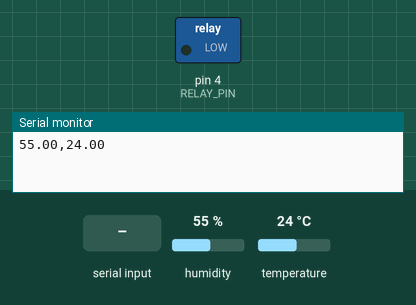
Recording of a sketch running on a simulated Arduino Uno, built with avr-gcc and run on an emulated ATmega328P. Shown: switched loads named in the sketch (green lamp = pin HIGH), the last lines printed to the serial monitor. Inputs (shaded band) come from the test bench; at power-on: humidity 55 %, temperature 24 °C.

Above: at 1.2 s.
1.3 s: "0" received over Serial
At 2.1 s:
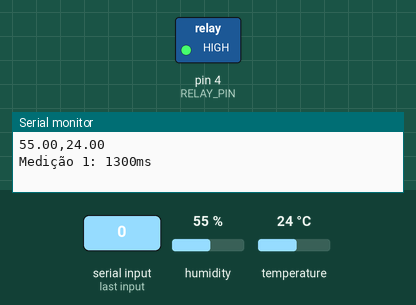
2.8 s: "1" received over Serial
At 4.5 s:
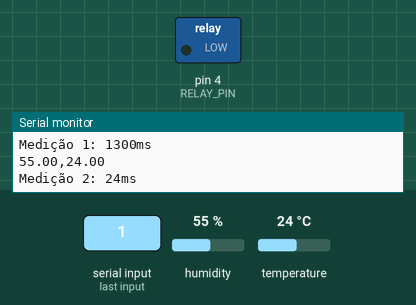
Timing chart, 0 to 6.0 s (numbered marks = the images above; inputs shaded):
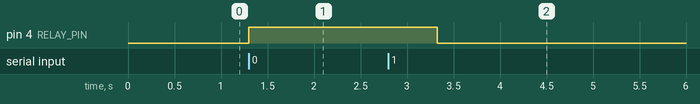

The sketch:

TesteLeituraExecucao.ino
```cpp
// Read DHT11 sensor and send serially to PC

#include <DHT.h>         // Include Adafruit DHT11 Sensors Library

#define DHTPIN 2          // DHT11 Output Pin connection
#define DHTTYPE DHT11     // DHT Type is DHT11
#define RELAY_PIN 4       // Relay PIN

DHT dht(DHTPIN, DHTTYPE);   // Initialize DHT sensor

void setup () {
  dht.begin();
  pinMode(RELAY_PIN, OUTPUT); // Configura o pino do relé como saída
  Serial.begin(9600);         // To see data on serial monitor
}

void loop (){

    for (int i = 0; i < 40; i++) {
      unsigned long startTime = millis();
      float humidity = dht.readHumidity();
      float temperature = dht.readTemperature();
      String dhtData = String(humidity) + "," + String(temperature);
      Serial.println(dhtData);

      while (Serial.available() <= 0)
      {}
      char command = Serial.read(); // Lê um caractere da serial

      if (command == '0') {
        digitalWrite(RELAY_PIN, HIGH); // Desliga o relé
      } else if (command == '1') {
        digitalWrite(RELAY_PIN, LOW);  // Liga o relé
      }

      unsigned long endTime = millis();

      Serial.print("Medição ");
      Serial.print(i+1);
      Serial.print(": ");
      Serial.print(endTime - startTime);
      Serial.println("ms ");
      delay(2000); // Delay entre leituras para estabilidade
    }
}
```

Measured:
- after the input at 1.3 s, pin 4 (RELAY_PIN): LOW → HIGH at once
- after the input at 2.8 s, pin 4 (RELAY_PIN): HIGH → LOW after 0.53 s
